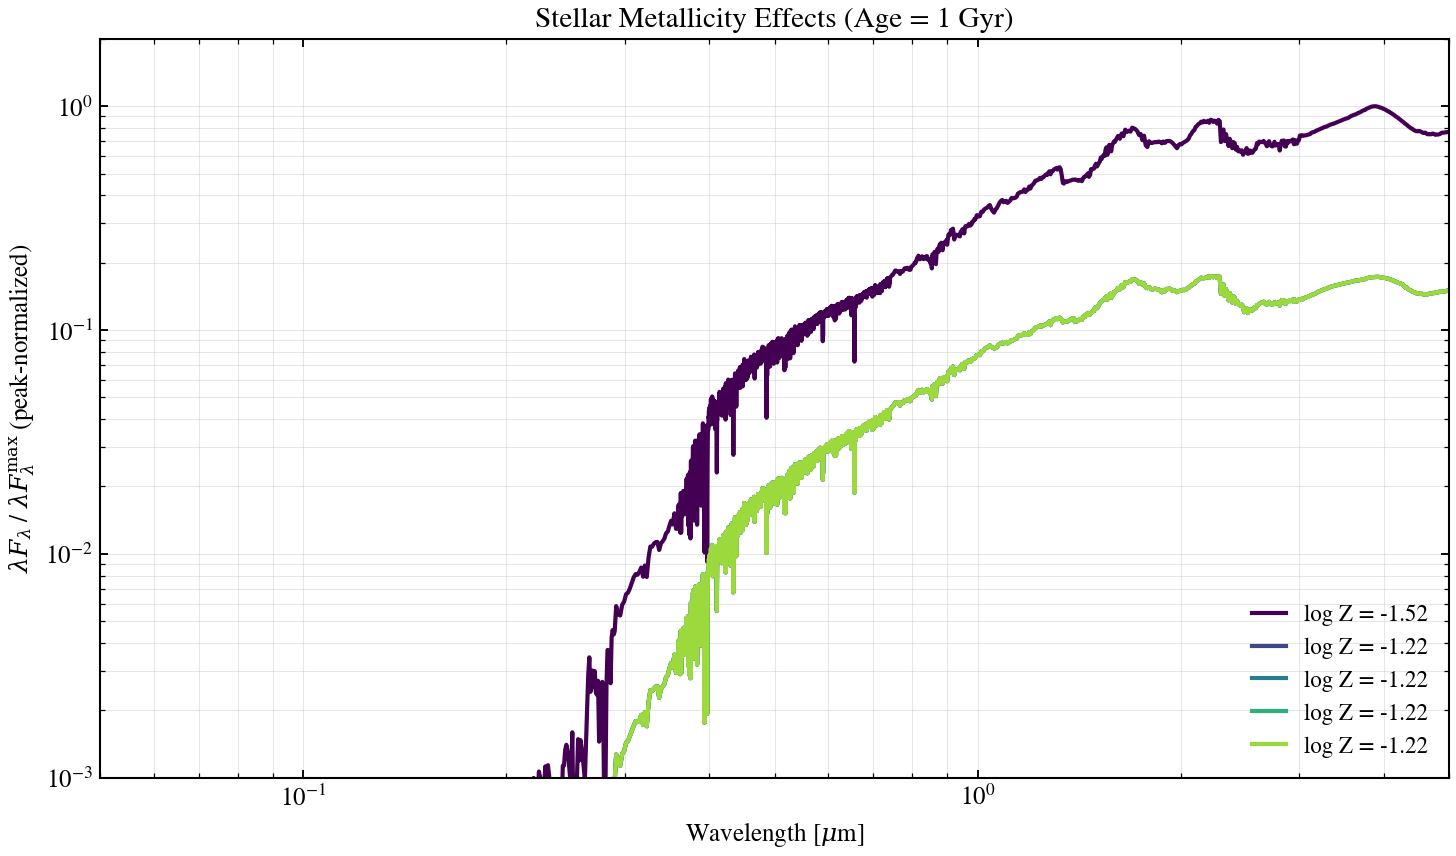

The Python source for this figure:
"""
Stellar Metallicity Effects on SED
===================================

How does stellar metallicity change the rest-frame SED shape across UV, optical,
and near-IR? This script selects five metallicity points spanning the SSP grid at
a fixed age (1 Gyr) and visualizes how metallicity reddens the optical and shifts
iron-peak features in the near-IR via peak-normalized λF_λ.
"""

# sphinx_gallery_thumbnail_number = 1

from pathlib import Path

import matplotlib

matplotlib.use("Agg")
import matplotlib.pyplot as plt
import numpy as np

from tengri import load_ssp_data
from tengri.analysis.plotting import setup_style

setup_style()


def _find_ssp():
    """Find SSP data file in standard locations."""
    name = "ssp_prsc_miles_chabrier_wNE_logGasU-3.0_logGasZ0.0.h5"
    for p in [
        Path("data") / name,
        Path("../data") / name,
        Path("../../data") / name,
        Path("../../../data") / name,
    ]:
        if p.exists():
            return str(p)
    return None


ssp_path = _find_ssp()
if ssp_path is None:
    raise FileNotFoundError("SSP data not found — skipping example")

ssp_data = load_ssp_data(ssp_path)

# Extract grid
age_gyr = 10 ** np.array(ssp_data.ssp_lg_age_gyr)
log_z = np.array(ssp_data.ssp_lgmet)
ssp_wave = np.array(ssp_data.ssp_wave)
ssp_spec = np.array(ssp_data.ssp_flux)  # Shape: (n_z, n_age, n_wave)

# Fixed age: 1 Gyr
age_idx = np.argmin(np.abs(age_gyr - 1.0))

# Select 5 metallicities spanning the grid
log_z_targets = [-1.5, -1.0, -0.3, 0.0, 0.3]
met_indices = [np.argmin(np.abs(log_z - t)) for t in log_z_targets]
met_labels = [f"log Z = {log_z[i]:.2f}" for i in met_indices]

# Clamp viridis colormap to 0.0–0.85
colors = plt.cm.viridis(np.linspace(0.0, 0.85, len(met_indices)))

fig, ax = plt.subplots(figsize=(10, 6))

# Plot each metallicity — peak-normalize to focus on shape changes
for met_idx, met_lbl, color in zip(met_indices, met_labels, colors):
    spec = np.asarray(ssp_spec[met_idx, age_idx, :])
    lambda_f_lambda = ssp_wave * spec
    # Mask zero/negative entries before normalizing
    safe = np.where(lambda_f_lambda > 0, lambda_f_lambda, np.nan)
    norm = np.nanmax(safe)
    ax.loglog(ssp_wave / 1e4, safe / norm, lw=2.0, color=color, label=met_lbl)

ax.set_xlabel(r"Wavelength [$\mu$m]", fontsize=12)
ax.set_ylabel(
    r"$\lambda F_\lambda$ / $\lambda F_\lambda^{\rm max}$ (peak-normalized)",
    fontsize=12,
)
ax.set_title(r"Stellar Metallicity Effects (Age = 1 Gyr)", fontsize=14)
ax.legend(fontsize=11, frameon=False, loc="lower right")
ax.grid(True, alpha=0.3, which="both")
# Zoom to UV-NIR where stellar features dominate
ax.set_xlim(0.05, 5.0)
ax.set_ylim(1e-3, 2.0)

fig.tight_layout()
# Save to script directory
script_dir = Path(__file__).resolve().parent if "__file__" in dir() else Path(".")
plt.savefig(str(script_dir / "plot_ssp_metallicity_sweep.png"), dpi=150, bbox_inches="tight")
plt.close()
